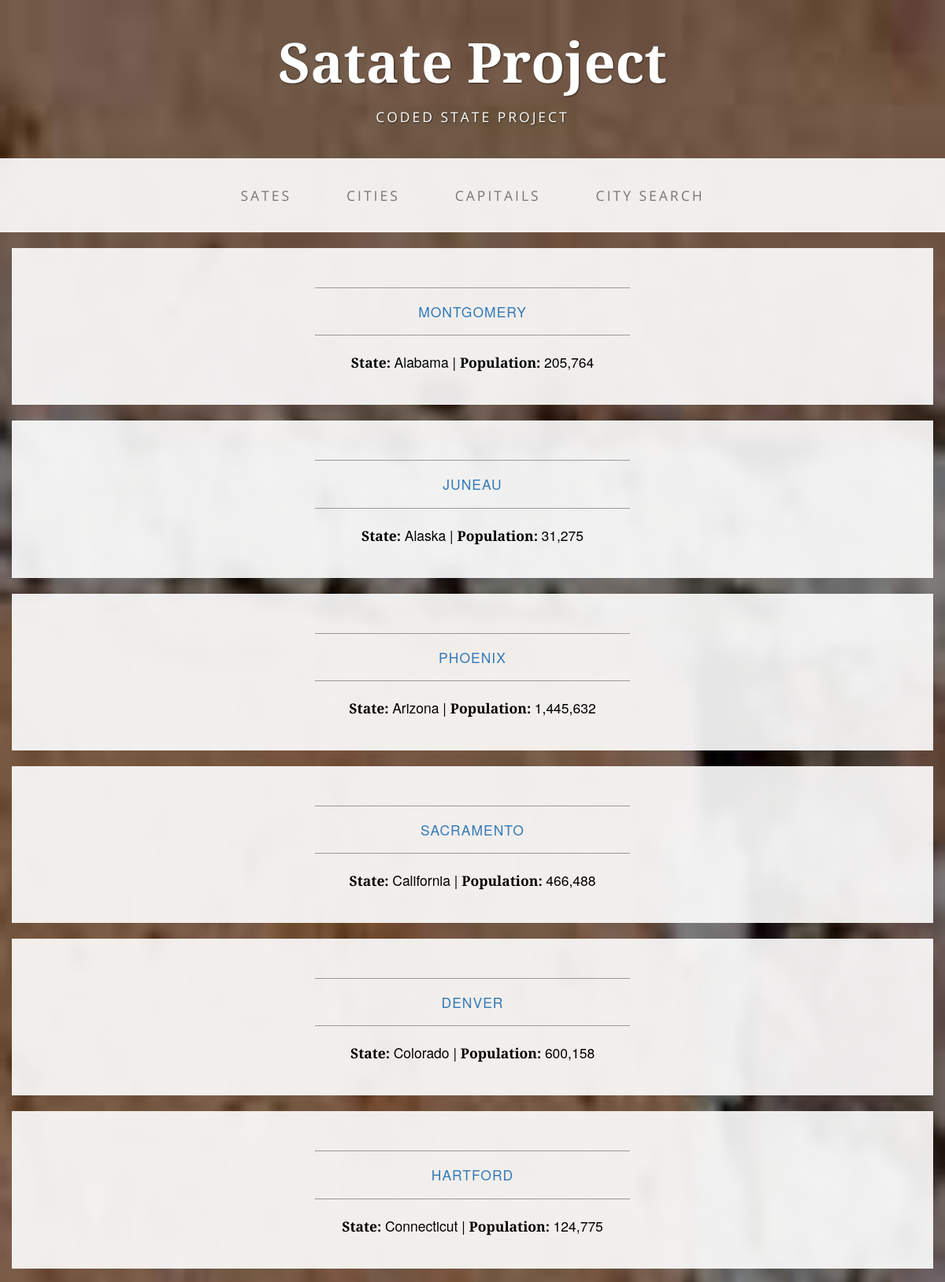
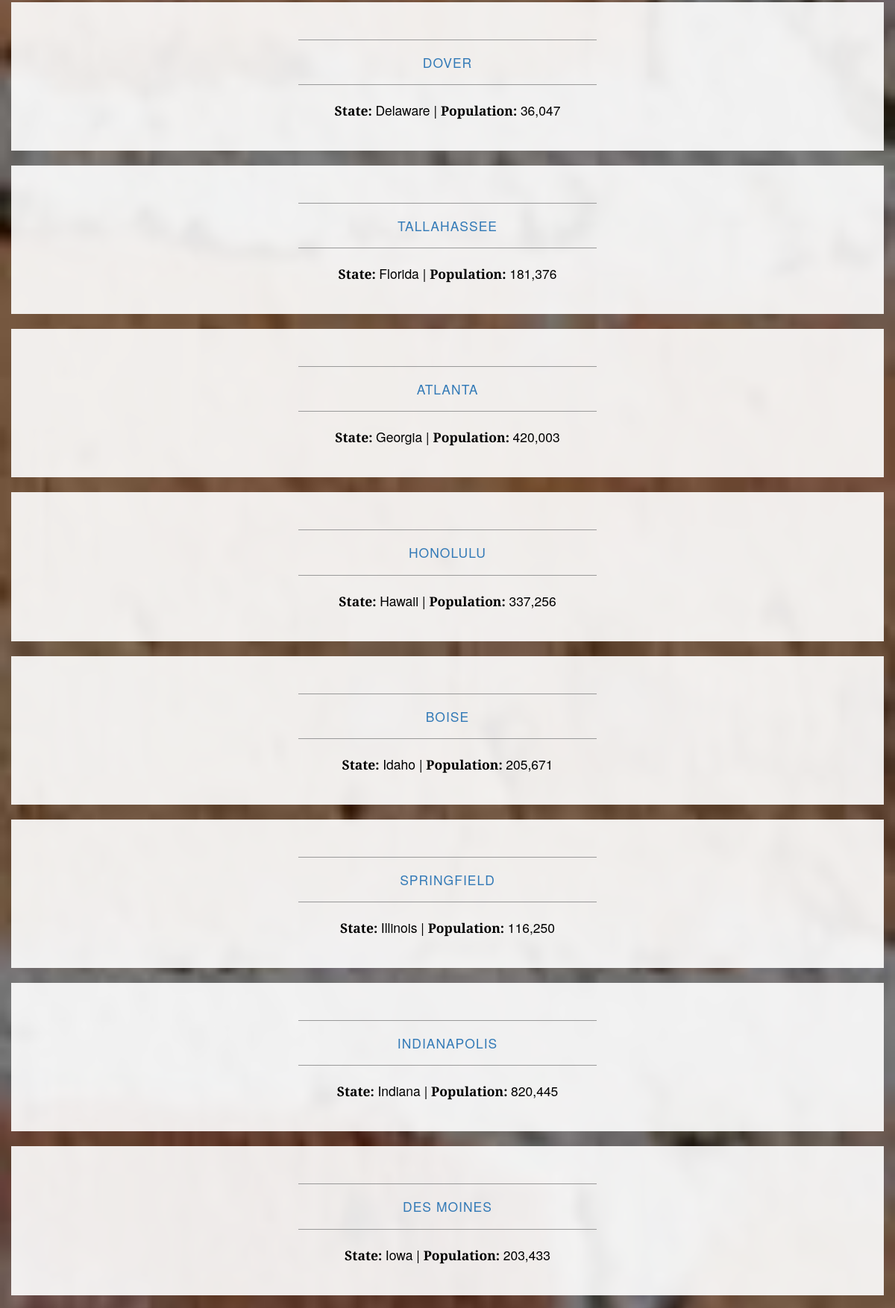
Screenshot of /city_list_class_view/ (upper part) with the database file from the repository (2 pictures, top to bottom).
### app/models.py (models this page shows, shortened)
class StateCapital(models.Model):
	state = models.OneToOneField("app.State", null=True)
	name = models.CharField(max_length=100, null=True, blank=True)
	latitude = models.FloatField(null=True, blank=True)
	longitude = models.FloatField(null=True, blank=True)
	population = models.IntegerField(null=True, blank=True)

class State(models.Model):
	abbreviation = models.CharField(max_length=2, null=True, blank=True)
	name = models.CharField(max_length=100, null=True, blank=True)
	def __unicode__(self):
		return '%s' % self.name

### app/views.py (the view)
# urls.py: url(r'^city_list_class_view/', views.StatecapitalListView.as_view() ),
class StatecapitalListView(ListView):
    model = StateCapital
    template_name = "statecapital_list.html"
    context_object_name = "statecapitals"

### app/templates/statecapital_list.html
{% extends 'base.html' %}
{% load staticfiles %}
{% load humanize %}
    {% block content %}
    <div class="container">
        {% for statecapital in statecapitals %}
        <div class="row">
            <div class="box">
                <div class="col-lg-12">
                    <hr>
                    <h2 class ="intro-text text-center">
                        <a href="/statecapital_detail/{{ statecapital.pk }}/"> {{ statecapital.name }} </a>
                    </h2>
                    <hr>
                    <p class='city-box'>
                        <b> State: </b> {{ statecapital.state }} |
                        <b> Population: </b> {{ statecapital.population|intcomma }}
                    </p>
                </div>
            </div>
        </div>
        {%endfor%}
    </div>
    {%endblock%}

### app/templates/base.html (shortened to what this page needs)
{% load staticfiles %}
<!DOCTYPE html>
<html lang="en">
<head>
    <link href="{% static 'css/bootstrap.min.css' %}" rel="stylesheet">
    <link href="{% static 'css/business-casual.css' %}" rel="stylesheet">
</head>
<body>
    <div class="brand">Satate Project</div>
    <div class="address-bar">CODED STATE PROJECT</div>
    <nav class="navbar navbar-default" role="navigation">
        <div class="container">
            <div class="collapse navbar-collapse" id="bs-example-navbar-collapse-1">
                <ul class="nav navbar-nav">
                    <li>
                        <a href="/state_list/">Sates</a>
                    </li>
                    <li>
                        <a href="/city_list/">Cities</a>
                    </li>
                    <li>
                        <a href="/statecapital_list/">Capitails</a>
                    </li>
                    <li>
                        <a href="/city_search/">City Search</a>
                    </li>
                </ul>
            </div>
        </div>
    </nav>
	{%block content %}
	{% endblock %}
</body>
</html>

### app/static/css/business-casual.css (style rules this page uses)
body { font-family: "Open Sans","Helvetica Neue",Helvetica,Arial,sans-serif; background: url('../img/bg.jpg') no-repeat center center fixed; -webkit-background-size: cover; -moz-background-size: cover; background-size: cover; -o-background-size: cover; }
h1, h2, h3, h4, h5, h6 { text-transform: uppercase; font-family: "Josefin Slab","Helvetica Neue",Helvetica,Arial,sans-serif; font-weight: 700; letter-spacing: 1px; }
p { font-size: 1.25em; line-height: 1.6; color: #000; }
hr { max-width: 400px; border-color: #999999; }
.brand, .address-bar { display: none; }
.navbar-nav { text-transform: uppercase; font-weight: 400; letter-spacing: 3px; }
.city-box { font-family: "Josefin Slab","Helvetica Neue",Helvetica,Arial,sans-serif; text-align: center; }
.box { margin-bottom: 20px; padding: 30px 15px; background: #fff; background: rgba(255,255,255,0.9); }
.intro-text { text-transform: uppercase; font-size: 1.25em; font-weight: 400; letter-spacing: 1px; }
@media screen and (min-width:768px) { .brand { display: inherit; margin: 0; padding: 30px 0 10px; text-align: center; text-shadow: 1px 1px 2px rgba(0,0,0,0.5); font-family: "Josefin Slab","Helvetica Neue",Helvetica,Arial,sans-serif; font-size: 5em; font-weight: 700; line-height: normal; color: #fff; } }
@media screen and (min-width:768px) { .address-bar { display: inherit; margin: 0; padding: 0 0 40px; text-align: center; text-shadow: 1px 1px 2px rgba(0,0,0,0.5); text-transform: uppercase; font-size: 1.25em; font-weight: 400; letter-spacing: 3px; color: #fff; } }
@media screen and (min-width:768px) { .navbar { border-radius: 0; } }
@media screen and (min-width:768px) { .navbar { min-height: 0; } }
@media screen and (min-width:768px) { .navbar-default { border: none; background: #fff; background: rgba(255,255,255,0.9); } }
@media screen and (min-width:768px) { .nav>li>a { padding: 35px; } }
@media screen and (min-width:768px) { .navbar-nav>li>a { line-height: normal; } }
@media screen and (min-width:768px) { .navbar-nav { display: table; float: none; margin: 0 auto; table-layout: fixed; font-size: 1.25em; } }
@media screen and (min-width:1200px) { .box:after { content: ''; display: table; clear: both; } }

### rows the page displays
StateCapital: name "MONTGOMERY", state "Alabama", population "205,764"
StateCapital: name "JUNEAU", state "Alaska", population "31,275"
StateCapital: name "PHOENIX", state "Arizona", population "1,445,632"
StateCapital: name "SACRAMENTO", state "California", population "466,488"
StateCapital: name "DENVER", state "Colorado", population "600,158"
StateCapital: name "HARTFORD", state "Connecticut", population "124,775"
StateCapital: name "DOVER", state "Delaware", population "36,047"
StateCapital: name "TALLAHASSEE", state "Florida", population "181,376"
StateCapital: name "ATLANTA", state "Georgia", population "420,003"
StateCapital: name "HONOLULU", state "Hawaii", population "337,256"
StateCapital: name "BOISE", state "Idaho", population "205,671"
StateCapital: name "SPRINGFIELD", state "Illinois", population "116,250"
StateCapital: name "INDIANAPOLIS", state "Indiana", population "820,445"
StateCapital: name "DES MOINES", state "Iowa", population "203,433"
